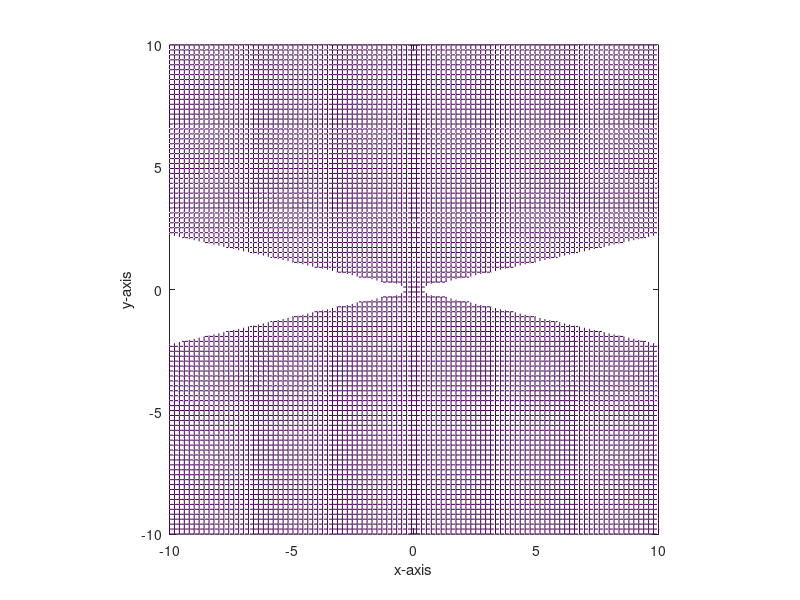

Source code (MATLAB):
uv = linspace(-10,10);
vv = linspace(-10,10);
[u,v] = meshgrid(uv,vv);
x = u;
y = v;
z = (u.^2)./(v.^2);


hold on;
mesh(x,y,z);
#mesh(xtang,ytang,ztang);
axis equal
box on
xlabel('x-axis')
ylabel('y-axis')
zlabel('z-axis')
xlim([-10,10]);
ylim([-10,10]);
zlim([0,20]);